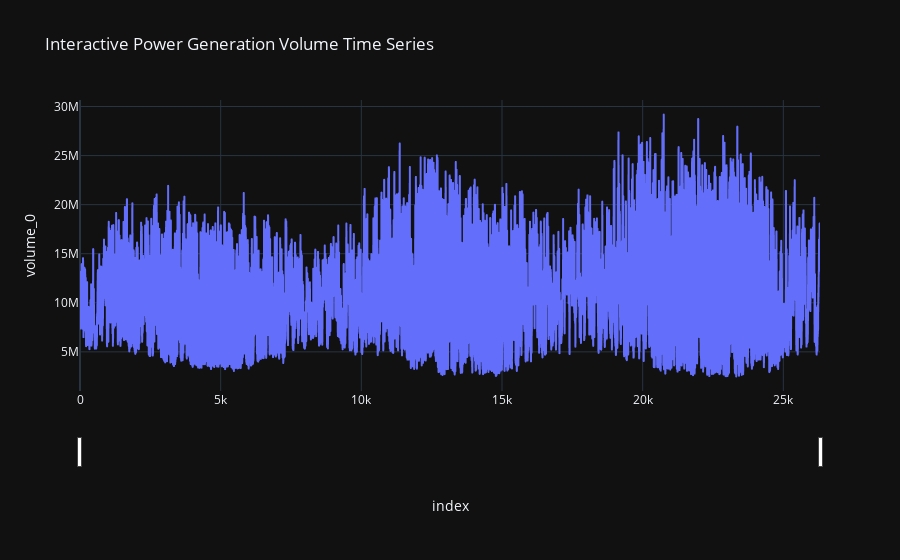
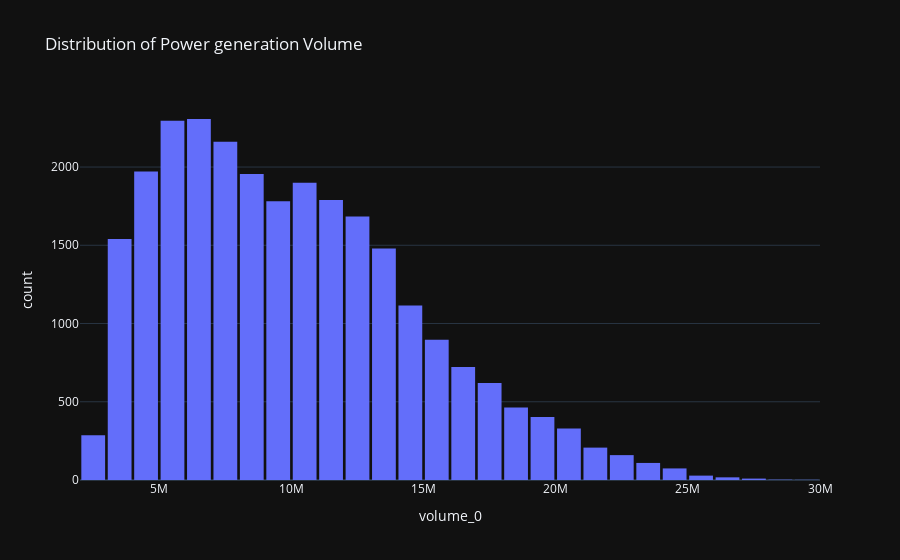
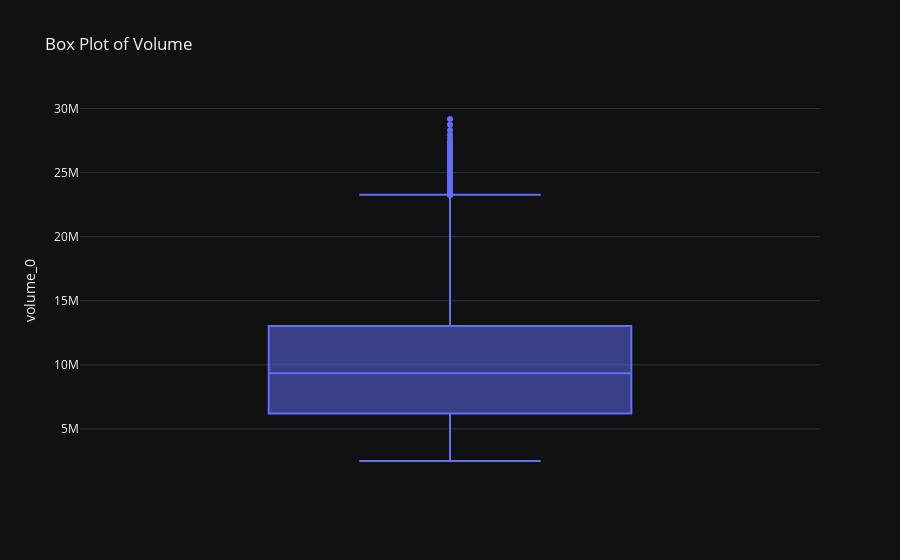

Here is the notebook cell these charts were saved with, in order:
### Markdown cell above
Intereative Plot

### Code cell
import plotly.express as px

df = df_orig_num

# 1. Interactive Time Series Plot
fig_line = px.line(
    df,
    x=df.index,
    y="volume_0",
    title="Interactive Power Generation Volume Time Series",
    labels={"x": "Time", "Volume": "Wh)"},
    template="plotly_dark"
)
fig_line.update_xaxes(rangeslider_visible=True)
fig_line.show()

# 2. Interactive Histogram of Energy Price
fig_hist = px.histogram(
    df,
    x="volume_0",
    nbins=50,
    title="Distribution of Power generation Volume",
    labels={"Volume": "Wh)"},
    template="plotly_dark"
)
fig_hist.update_layout(bargap=0.1)
fig_hist.show()

# 3. Interactive Box Plot for Energy Price
fig_box = px.box(
    df,
    y="volume_0",
    title="Box Plot of Volume",
    labels={"Volume": "Wh)"},
    template="plotly_dark"
)
fig_box.show()

### Figure 1 — Plotly figure (JSON) as saved in the notebook; plotly's stock layout.template omitted (floating-point values rounded to 4 significant figures; data arrays with more than 128 entries replaced by an {"elided": "..."} marker saying what was removed)
{"data": [{"hovertemplate": "index=%{x}<br>volume_0=%{y}<extra></extra>", "legendgroup": "", "line": {"color": "#636efa", "dash": "solid"}, "marker": {"symbol": "circle"}, "mode": "lines", "name": "", "showlegend": false, "type": "scattergl", "x": {"elided": "26304 int values"}, "xaxis": "x", "y": {"elided": "26304 int values"}, "yaxis": "y"}], "layout": {"legend": {"tracegroupgap": 0}, "title": {"text": "Interactive Power Generation Volume Time Series"}, "xaxis": {"anchor": "y", "domain": [0, 1], "rangeslider": {"visible": true}, "title": {"text": "index"}}, "yaxis": {"anchor": "x", "domain": [0, 1], "title": {"text": "volume_0"}}}}

### Figure 2 — Plotly figure (JSON) as saved in the notebook; plotly's stock layout.template omitted (floating-point values rounded to 4 significant figures; data arrays with more than 128 entries replaced by an {"elided": "..."} marker saying what was removed)
{"data": [{"bingroup": "x", "hovertemplate": "volume_0=%{x}<br>count=%{y}<extra></extra>", "legendgroup": "", "marker": {"color": "#636efa", "pattern": {"shape": ""}}, "name": "", "nbinsx": 50, "orientation": "v", "showlegend": false, "type": "histogram", "x": {"elided": "26304 int values"}, "xaxis": "x", "yaxis": "y"}], "layout": {"bargap": 0.1, "barmode": "relative", "legend": {"tracegroupgap": 0}, "title": {"text": "Distribution of Power generation Volume"}, "xaxis": {"anchor": "y", "domain": [0, 1], "title": {"text": "volume_0"}}, "yaxis": {"anchor": "x", "domain": [0, 1], "title": {"text": "count"}}}}

### Figure 3 — Plotly figure (JSON) as saved in the notebook; plotly's stock layout.template omitted (floating-point values rounded to 4 significant figures; data arrays with more than 128 entries replaced by an {"elided": "..."} marker saying what was removed)
{"data": [{"alignmentgroup": "True", "hovertemplate": "volume_0=%{y}<extra></extra>", "legendgroup": "", "marker": {"color": "#636efa"}, "name": "", "notched": false, "offsetgroup": "", "orientation": "v", "showlegend": false, "type": "box", "x0": " ", "xaxis": "x", "y": {"elided": "26304 int values"}, "y0": " ", "yaxis": "y"}], "layout": {"boxmode": "group", "legend": {"tracegroupgap": 0}, "title": {"text": "Box Plot of Volume"}, "xaxis": {"anchor": "y", "domain": [0, 1]}, "yaxis": {"anchor": "x", "domain": [0, 1], "title": {"text": "volume_0"}}}}
